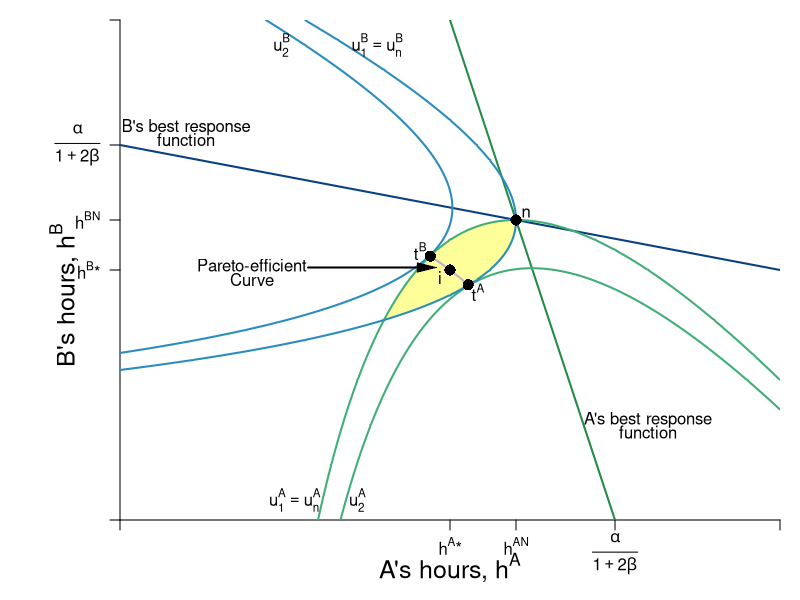

Write R code to recreate this figure.
require(shape)
pdf(file = "coordination_failures/coord_brfs_cournot/coord_brfs_cournot_6.pdf", width = 9, height = 7)

#Set parameters for graphics
axislabelsize <- 1.5
graphlinewidth <- 2
segmentlinewidth <- 1.5

COL <- c("#7fc97f", "#beaed4", "#fdc086", "#ffff99", "#386cb0", "#f0027f", "#bf5b17", "#666666")
COLA <- c("#99d8c9","#66c2a4","#41ae76", "#238b45", "#005824")
COLB <- c("#4eb3d3", "#2b8cbe", "#0868ac","#084081")

par(mar =  c(4, 6, 1, 1))

uA <- function(ea, eb, alpha = 30, beta = 1/2) {
  (alpha - beta*(ea+eb))*ea - 0.5*(ea)^2
}

uB <- function(ea, eb, alpha = 30, beta = 1/2) {
  (alpha - beta*(ea+eb))*eb - 0.5*(eb)^2
}

brfB <- function(ea, alpha = 30, beta = 1/2) {
  (alpha - beta*ea)/(1 + 2*beta)
}

brfA <- function(ea, alpha = 30, beta = 1/2) {
  (alpha - ea*(1 + 2*beta))/(beta)
}

brfPE <- function(ea, alpha = 30, beta = 1/8) {
  alpha*(1 - beta*ea)
}

hANE <- function(alpha, beta = 1/2){
  alpha/(1 + 3*beta)
}

hApEff2 <- function(alpha, beta = 1/2){
  alpha/(1 + 4*beta)
}

intercept1 <- function(alpha, beta = 1/2){
  alpha/(1 + 2*beta)
}

PEC <- function(ea, alpha = 30, beta = 1/2){
  a = beta*(1+2*beta);
  b = -alpha*(1+3*beta)+(1+2*beta)^2*ea;
  c = alpha^2 - alpha*(1+3*beta)*ea+ beta*(1+2*beta)*ea^2
  delta = b^2-4*a*c
  return((-b-sqrt(delta))/(2*a))
}


indiffA <- function(ea, alpha = 30, beta = 1/2, uA = 144) {
  (alpha*ea - beta*(ea)^2 - 0.5*(ea)^2 - uA)/(beta*ea)
}

indiffBroot1 <- function(ea, alpha = 30, beta = 30, uB = 144){
  (-sqrt(alpha^2 - 2*alpha*beta*ea + beta^2*ea^2 - 4*beta*uB - 2*uB) + alpha - beta*ea)/(2*beta + 1)
}

indiffBroot2 <- function(ea, alpha = 30, beta = 30, uB = 144){
  (sqrt(alpha^2 - 2*alpha*beta*ea + beta^2*ea^2 - 4*beta*uB - 2*uB) + alpha - beta*ea)/(2*beta + 1)
}


indiffB <- function(eb, alpha = 30, beta = 1/2, uB = 144) {
  (alpha*eb - uB - 0.5*eb^2)/(alpha*beta*eb)
}

indiffB2 <- function(ea, alpha = 30, beta = 1/2, uB = 144) {
  sqrt(alpha^2*(beta*ea - 1)^2 - 2*uB) - alpha*beta*ea + alpha
}

indiffB3 <- function(ea, alpha = 30, beta = 1/2, uB = 144) {
  -sqrt(alpha^2*(beta*ea - 1)^2 - 2*uB) - alpha*beta*ea + alpha
}


xlims <- c(0, 20)
ylims <- c(0, 20)

npts <- 501 
x <- seq(xlims[1], xlims[2], length.out = npts)
y <- seq(ylims[1], ylims[2], length.out = npts) 
a <- c(uA(hANE(alpha = 30, beta = 1/2), hANE(alpha = 30, beta = 1/2)), 
       155.8)
b <- c(uA(hANE(alpha = 30, beta = 1/2),hANE(alpha = 30, beta = 1/2)), 
       155.8)


plot(0, 0, xlim = xlims, ylim = ylims, type = "n",
     xlab = expression(paste("")),
     ylab = expression(paste("")), 
     xaxt = "n", 
     yaxt = "n", 
     cex.lab = axislabelsize, 
     bty = "n",
     xaxs="i", 
     yaxs="i")


ticksy <- c(0, hApEff2(alpha = 30), hANE(alpha = 30), intercept1(alpha = 30), ylims[2])
ylabels <- c(NA, expression(paste(h^B,"*")), expression(paste(h^{BN})), expression(paste(frac(alpha, 1 + 2*beta))), NA)
ticksx <- c(0, hApEff2(alpha = 30), hANE(alpha = 30), intercept1(alpha = 30), xlims[2])
xlabels <- c(NA, expression(paste(h^A,"*")), expression(paste(h^{AN})), expression(paste(frac(alpha, 1 + 2*beta))), NA)



axis(1, at = ticksx,  pos = 0, labels = FALSE)
text(x = c(0, hApEff2(alpha = 30), hANE(alpha = 30), intercept1(alpha = 30), xlims[2]), par("usr")[3] - 0.4, labels = xlabels, srt = 0, pos = 1, xpd = TRUE)

axis(2, at = ticksy, pos = 0, labels = ylabels, las = 1)

npts <- 500 
xx1 <- seq(xlims[1], xlims[2], length.out = npts)
xx2 <- seq(9.4, 10.55, length.out = npts)

#I need something like xx1 with npts for 
xpoly1 <- seq(from = 8, to = 12, length.out = 500)
ypoly1 <- indiffA(xpoly1, uA = 144, alpha = 30, beta = 1/2)
ypoly2 <- indiffBroot1(xpoly1, uB = 144, alpha = 30, beta = 1/2)
polygon(x = c(xpoly1, rev(xpoly1)), y = c(ypoly1, rev(ypoly2)), col=COL[4], density=NULL, border = NA)



lines(xx1, brfA(xx1, alpha = 30, beta = 1/2), col = COLA[4], lwd = graphlinewidth)
lines(xx1, brfB(xx1, alpha = 30, beta = 1/2), col = COLB[4], lwd = graphlinewidth)
lines(xx2, PEC(xx2, alpha = 30, beta = 1/2), col = COL[2], lwd = graphlinewidth)

contour(y, x,
        outer(x, y, uA),
        drawlabels = FALSE,
        col = COLA[3],
        lwd = graphlinewidth,
        levels = a,
        xaxs="i",
        yaxs="i",
        add = TRUE)

text(0.5*xlims[2], -1.9, expression(paste("A's hours, ", h^A)), xpd = TRUE, cex = axislabelsize)
text(-1.7, 9, expression(paste("B's hours, ", h^B)), xpd = TRUE, cex = axislabelsize, srt = 90) 


contour(x, y,
        outer(x, y, uB),
        drawlabels = FALSE,
        col = COLB[2],
        lwd = graphlinewidth,
        levels = b,
        add = TRUE
)


text(4, 10.2, expression("Pareto-efficient"))
text(4, 9.6, expression("Curve"))
Arrows(5.7, 10.1, 9.3, 10.1, col = "black", lty = 1, lwd = 2, arr.type = "triangle", arr.lwd = 0.5)
# 
#Label the iso-welfare functions for the HG, Aisha
text(5.3, 0.8, expression(u[1]^A == u[n]^A))
text(7.2, 0.8, expression(u[2]^A))


#Label the indifference curves for the HG, Betty
text(7.8, 19, expression(u[1]^B == u[n]^B))
text(4.9, 19, expression(u[2]^B))


#Label Nash Equilibrium
points(hANE(alpha = 30), hANE(alpha = 30), pch = 16, col = "black", cex = 1.5)

text(hANE(alpha = 30) + 0.3, hANE(alpha = 30) + 0.3, expression(paste("n")))


#Annotate Pareto Efficient Curve and relevant points
points(10.55, PEC(10.55), pch = 16, col = "black", cex = 1.5)
text(10.55 + 0.3, PEC(10.55) - 0.3, expression(paste(t^A)))


points(9.4, PEC(9.4), pch = 16, col = "black", cex = 1.5)
text(9.4 - 0.3, PEC(9.4) + 0.2, expression(paste(t^B)))

points(hApEff2(alpha = 30), hApEff2(alpha = 30), pch = 16, col = "black", cex = 1.5)
text(hApEff2(alpha = 30)- 0.3, hApEff2(alpha = 30) - 0.3, expression(paste(i)))

#B's brf
text(2, 15.7, expression(paste("B's best response")))
text(2, 15.2, expression(paste("function")))

#A's brf
text(16, 4, expression(paste("A's best response")))
text(16, 3.5, expression(paste("function")))

dev.off()
